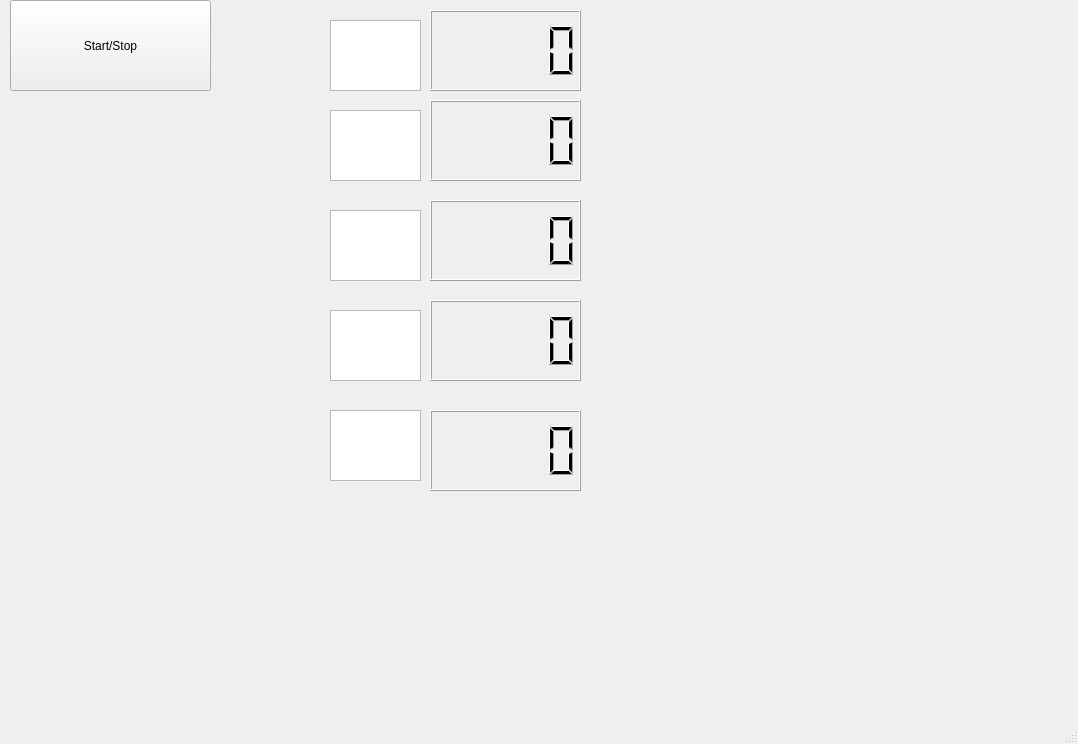
<?xml version="1.0" encoding="UTF-8"?>
<ui version="4.0">
 <class>MainWindow</class>
 <widget class="QMainWindow" name="MainWindow">
  <property name="geometry">
   <rect>
    <x>0</x>
    <y>0</y>
    <width>1078</width>
    <height>744</height>
   </rect>
  </property>
  <property name="windowTitle">
   <string>MainWindow</string>
  </property>
  <widget class="QWidget" name="centralwidget">
   <widget class="QPushButton" name="pushButton">
    <property name="geometry">
     <rect>
      <x>10</x>
      <y>0</y>
      <width>201</width>
      <height>91</height>
     </rect>
    </property>
    <property name="text">
     <string>Start/Stop</string>
    </property>
   </widget>
   <widget class="QLCDNumber" name="lcdNumber">
    <property name="geometry">
     <rect>
      <x>430</x>
      <y>10</y>
      <width>151</width>
      <height>81</height>
     </rect>
    </property>
   </widget>
   <widget class="QLCDNumber" name="lcdNumber_2">
    <property name="geometry">
     <rect>
      <x>430</x>
      <y>100</y>
      <width>151</width>
      <height>81</height>
     </rect>
    </property>
   </widget>
   <widget class="QLCDNumber" name="lcdNumber_3">
    <property name="geometry">
     <rect>
      <x>430</x>
      <y>200</y>
      <width>151</width>
      <height>81</height>
     </rect>
    </property>
   </widget>
   <widget class="QLCDNumber" name="lcdNumber_4">
    <property name="geometry">
     <rect>
      <x>430</x>
      <y>300</y>
      <width>151</width>
      <height>81</height>
     </rect>
    </property>
   </widget>
   <widget class="QLCDNumber" name="lcdNumber_5">
    <property name="geometry">
     <rect>
      <x>430</x>
      <y>410</y>
      <width>151</width>
      <height>81</height>
     </rect>
    </property>
   </widget>
   <widget class="QGraphicsView" name="graphicsView">
    <property name="geometry">
     <rect>
      <x>330</x>
      <y>20</y>
      <width>91</width>
      <height>71</height>
     </rect>
    </property>
   </widget>
   <widget class="QGraphicsView" name="graphicsView_2">
    <property name="geometry">
     <rect>
      <x>330</x>
      <y>110</y>
      <width>91</width>
      <height>71</height>
     </rect>
    </property>
   </widget>
   <widget class="QGraphicsView" name="graphicsView_3">
    <property name="geometry">
     <rect>
      <x>330</x>
      <y>210</y>
      <width>91</width>
      <height>71</height>
     </rect>
    </property>
   </widget>
   <widget class="QGraphicsView" name="graphicsView_4">
    <property name="geometry">
     <rect>
      <x>330</x>
      <y>310</y>
      <width>91</width>
      <height>71</height>
     </rect>
    </property>
   </widget>
   <widget class="QGraphicsView" name="graphicsView_5">
    <property name="geometry">
     <rect>
      <x>330</x>
      <y>410</y>
      <width>91</width>
      <height>71</height>
     </rect>
    </property>
   </widget>
  </widget>
  <widget class="QMenuBar" name="menubar">
   <property name="geometry">
    <rect>
     <x>0</x>
     <y>0</y>
     <width>1078</width>
     <height>21</height>
    </rect>
   </property>
  </widget>
  <widget class="QStatusBar" name="statusbar"/>
 </widget>
 <resources/>
 <connections/>
</ui>
